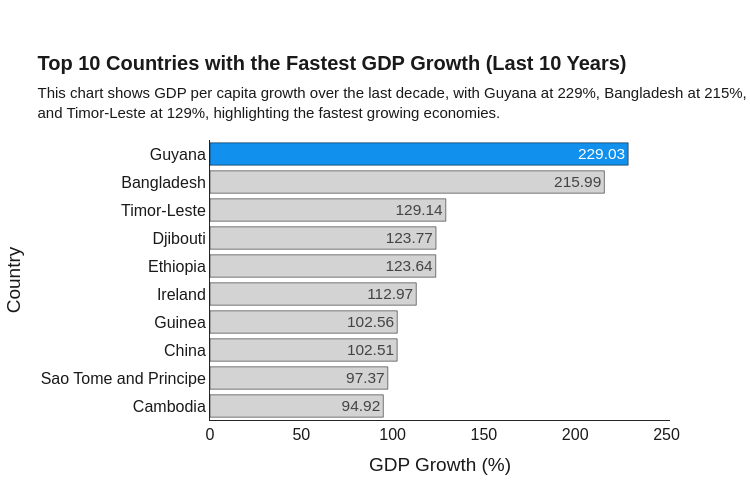

The notebook cell saved with this chart:
### Code cell
# Bar chart
# Create 'flag' column to mark the country with highest GDP growth
top10_growth['flag'] = (top10_growth['GDP Growth (%)'] == top10_growth['GDP Growth (%)'].max()).astype(str)
# format GDP growth values to 2 decimal places
top10_growth['GDP Growth Label'] = top10_growth['GDP Growth (%)'].apply(lambda x: f"{x:.2f}")

# Horizontal bar chart
fig = px.bar(
    top10_growth.sort_values(by='GDP Growth (%)', ascending=True),
    x = 'GDP Growth (%)', 
    y = 'Country', 
    template='simple_white', 
    text='GDP Growth Label',
    title = '<b>Top 10 Countries with the Fastest GDP Growth (Last 10 Years)', 
    subtitle='This chart shows GDP per capita growth over the last decade, with Guyana at 229%, Bangladesh at 215%,<br>and Timor-Leste at 129%, highlighting the fastest growing economies.',
    height = 500, 
    width = 750,
    color='flag',  
    color_discrete_sequence=['lightgray', '#1191ed']    
)
# Remove the x and y ticks labels
fig.update_layout(yaxis_ticks="")
fig.update_layout(xaxis_ticks="")

# Title and subtitle styling 
fig.update_layout(
    font=dict(size=16, color="#1A1A1A", family="Helvetica"),
    title_font_family = 'Helvetica', 
    title_font_size = 20, 
    title_subtitle_font_size=15,
    margin = {'t':140},
    showlegend=False
)
# Add thin black border to bars
fig.update_traces(marker_line_width=0.5, marker_line_color="black")
# Extend x-axis a bit beyond max value
fig.update_xaxes(range=[0, top10_growth['GDP Growth (%)'].max() * 1.1])
fig.show()

### Figure 1 — Plotly figure (JSON) as saved in the notebook; plotly's stock layout.template omitted (floating-point values rounded to 4 significant figures)
{"data": [{"hovertemplate": "flag=False<br>GDP Growth (%)=%{x}<br>Country=%{y}<br>GDP Growth Label=%{text}<extra></extra>", "legendgroup": "False", "marker": {"color": "lightgray", "line": {"color": "black", "width": 0.5}, "pattern": {"shape": ""}}, "name": "False", "orientation": "h", "showlegend": true, "text": ["94.92", "97.37", "102.51", "102.56", "112.97", "123.64", "123.77", "129.14", "215.99"], "textposition": "auto", "type": "bar", "x": [94.92, 97.37, 102.5, 102.6, 113.0, 123.6, 123.8, 129.1, 216.0], "xaxis": "x", "y": ["Cambodia", "Sao Tome and Principe", "China", "Guinea", "Ireland", "Ethiopia", "Djibouti", "Timor-Leste", "Bangladesh"], "yaxis": "y"}, {"hovertemplate": "flag=True<br>GDP Growth (%)=%{x}<br>Country=%{y}<br>GDP Growth Label=%{text}<extra></extra>", "legendgroup": "True", "marker": {"color": "#1191ed", "line": {"color": "black", "width": 0.5}, "pattern": {"shape": ""}}, "name": "True", "orientation": "h", "showlegend": true, "text": ["229.03"], "textposition": "auto", "type": "bar", "x": [229.0], "xaxis": "x", "y": ["Guyana"], "yaxis": "y"}], "layout": {"barmode": "relative", "font": {"color": "#1A1A1A", "family": "Helvetica", "size": 16}, "height": 500, "legend": {"title": {"text": "flag"}, "tracegroupgap": 0}, "margin": {"t": 140}, "showlegend": false, "title": {"font": {"family": "Helvetica", "size": 20}, "subtitle": {"font": {"size": 15}, "text": "This chart shows GDP per capita growth over the last decade, with Guyana at 229%, Bangladesh at 215%,<br>and Timor-Leste at 129%, highlighting the fastest growing economies."}, "text": "<b>Top 10 Countries with the Fastest GDP Growth (Last 10 Years)"}, "width": 750, "xaxis": {"anchor": "y", "domain": [0, 1], "range": [0, 251.9], "ticks": "", "title": {"text": "GDP Growth (%)"}}, "yaxis": {"anchor": "x", "domain": [0, 1], "ticks": "", "title": {"text": "Country"}}}}
